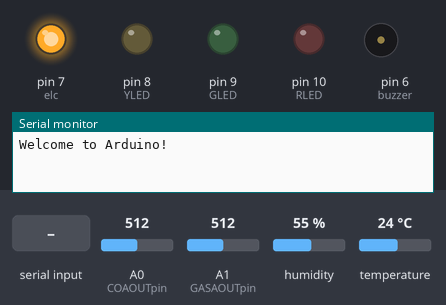
Bench run of a sketch on a simulated Arduino Uno, built with avr-gcc and run on an emulated ATmega328P. On the bench: output pins drawn as LEDs (lit = HIGH), buzzer (waves = sounding), the last lines printed to the serial monitor. Inputs (shaded band) come from the test bench; at power-on: temperature 24 °C, A0 (COAOUTpin) = 512, A1 (GASAOUTpin) = 512, humidity 55 %.

Above: at 1.2 s.
1.3 s: "1" received over Serial
At 3.49 s:
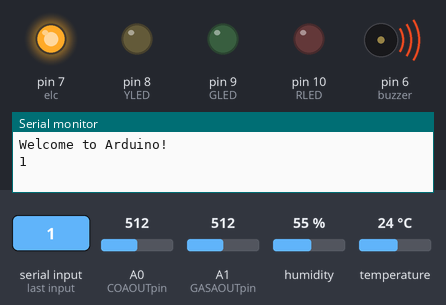
4.8 s: temperature set to 22 °C
At 6.0 s:
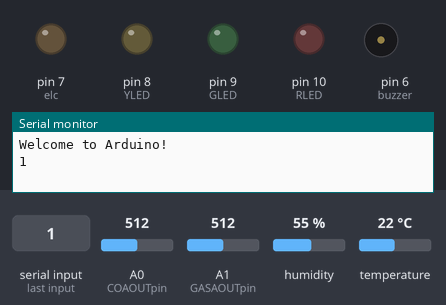
8.3 s: "1" received over Serial
At 9.0 s:
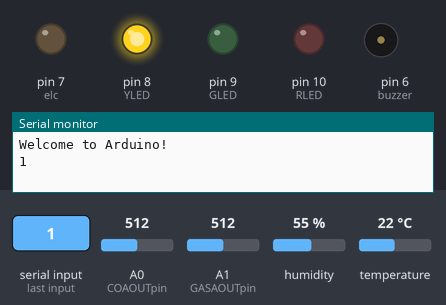
11.8 s: A0 (COAOUTpin) set to 162
15.3 s: A0 (COAOUTpin) set to 136
At 16.2 s:
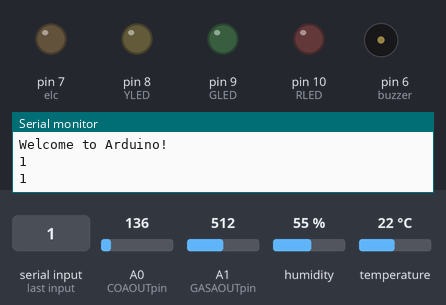
16.8 s: A0 (COAOUTpin) set to 160
At 17.8 s:
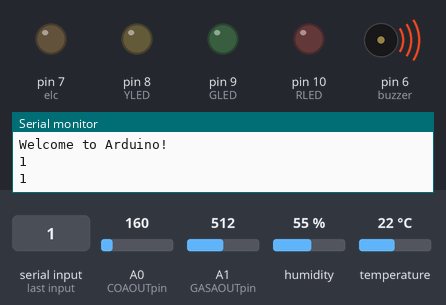
Timing chart, 0 to 21.8 s (numbered marks = the images above; inputs shaded):
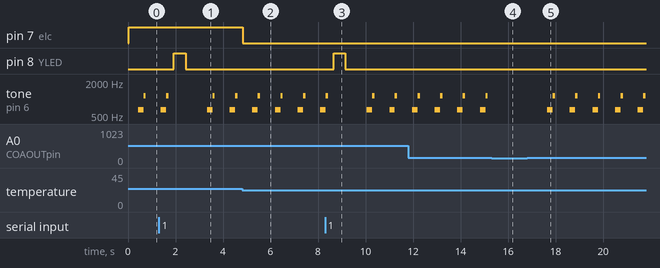

The sketch:

myArduino.ino
```cpp
#include <dht11.h>
dht11 DHT11;
const byte dataPin = 2;
const int COAOUTpin=A0;
const int CODOUTpin=3;
const int GASAOUTpin=A1;
const int GASDOUTpin=4;
const int buzzer=6;
int tem=0;
int gas=0;
int co=0;
const int elc=7;
int COvalue;
int GASvalue;
char reply[4];
const byte RLED = 10;
const byte GLED = 9;
const byte YLED = 8;
char cmd;     		// 儲存接收資料的變數，採字元類型
void setup() {
  pinMode(RLED, OUTPUT);
  pinMode(GLED, OUTPUT);
  pinMode(YLED, OUTPUT);
  pinMode(elc, OUTPUT);
  pinMode(CODOUTpin, INPUT);
  pinMode(GASDOUTpin, INPUT);
  digitalWrite(elc, LOW);
  digitalWrite(buzzer, LOW);
  Serial.begin(9600);
  Serial.println("Welcome to Arduino!");
}

void loop() {

COvalue = analogRead(COAOUTpin);
  GASvalue = analogRead(GASAOUTpin);
  int chk = DHT11.read(dataPin);
  if( Serial.available() ) {
    cmd = Serial.read();
    switch(cmd)
    {
      case '1':
        digitalWrite(YLED, HIGH);
        delay(500);
        digitalWrite(YLED, LOW);
        delay(500);
        sprintf(reply,"%c",'1');
        Serial.println(reply);
        break;
      case '2':
        sprintf(reply,"%c,%d",'2',GASvalue);
        Serial.println(reply);
        break;
      case '3':
        sprintf(reply,"%c,%d",'3',COvalue);
        Serial.println(reply);
        break;
      case '4':
        sprintf(reply,"%c,%d,%d",'4',(int)DHT11.temperature,  (int) DHT11.humidity);
        Serial.println(reply);
        break;
    }

  }
   tem=DHT11.temperature;
  if(tem>23)
{
  digitalWrite(elc, HIGH);
}else{
digitalWrite(elc, LOW);
}
    delay(200);

  gas=GASvalue;
  if(gas>700)
{
  tone(buzzer,650,230);
  delay(230);
  noTone(buzzer);
  tone(buzzer,1150,100);
  delay(100);
  noTone(buzzer);
}else{
digitalWrite(buzzer, LOW);
}
    delay(200);
  co=COvalue;
  if(co>150)
{
  tone(buzzer,650,230);
  delay(230);
  noTone(buzzer);
  tone(buzzer,1150,100);
  delay(100);
  noTone(buzzer);
}else{
digitalWrite(buzzer, LOW);
}
    delay(200);
}
```

Measured:
- the behaviour switches between 24 and 23 °C on temperature (found by bisection; images 1 and 2)
- the behaviour switches between 151 and 150 on A0 (COAOUTpin) (found by bisection; images 3 and 4)
- after the input at 1.3 s, pin 8 (YLED): LOW → HIGH after 0.63 s, → LOW 0.50 s later
- after the input at 4.8 s, pin 7 (elc): HIGH → LOW at once
- after the input at 8.3 s, pin 8 (YLED): LOW → HIGH after 0.35 s, → LOW 0.50 s later
- after the input at 15.3 s, tone on pin 6 (buzzer): stays silent (without the input it goes to 650 Hz after 0.47 s)
- after the input at 16.8 s, tone on pin 6 (buzzer): silent → 650 Hz after 0.84 s, then repeats every 0.95 s: 1150 Hz 0.10 s, silent 0.62 s, 650 Hz 0.23 s
- by itself, tone on pin 6 (buzzer): repeats every 0.95 s: 1150 Hz 0.10 s, silent 0.62 s, 650 Hz 0.23 s
